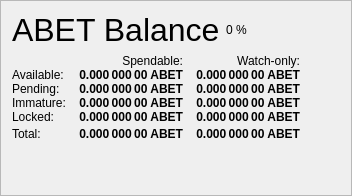
                   <widget class="QFrame" name="frame_Balances">
                    <property name="frameShape">
                     <enum>QFrame::StyledPanel</enum>
                    </property>
                    <property name="frameShadow">
                     <enum>QFrame::Raised</enum>
                    </property>
                    <layout class="QVBoxLayout" name="verticalLayout_4">
                     <item>
                      <layout class="QHBoxLayout" name="horizontalLayout_4">
                       <item>
                        <widget class="QLabel" name="label_5">
                         <property name="minimumSize">
                          <size>
                           <width>0</width>
                           <height>20</height>
                          </size>
                         </property>
                         <property name="font">
                          <font>
                           <pointsize>24</pointsize>
                           <weight>50</weight>
                           <bold>false</bold>
                          </font>
                         </property>
                         <property name="text">
                          <string>ABET Balance</string>
                         </property>
                        </widget>
                       </item>
                       <item>
                        <widget class="QLabel" name="labelABETPercent">
                         <property name="text">
                          <string notr="true">0 %</string>
                         </property>
                        </widget>
                       </item>
                       <item>
                        <spacer name="horizontalSpacer_3">
                         <property name="orientation">
                          <enum>Qt::Horizontal</enum>
                         </property>
                         <property name="sizeHint" stdset="0">
                          <size>
                           <width>40</width>
                           <height>20</height>
                          </size>
                         </property>
                        </spacer>
                       </item>
                      </layout>
                     </item>
                     <item>
                      <layout class="QGridLayout" name="gridLayout">
                       <property name="horizontalSpacing">
                        <number>12</number>
                       </property>
                       <property name="verticalSpacing">
                        <number>0</number>
                       </property>
                       <item row="0" column="1">
                        <widget class="QLabel" name="labelSpendable">
                         <property name="text">
                          <string>Spendable:</string>
                         </property>
                         <property name="alignment">
                          <set>Qt::AlignRight|Qt::AlignTrailing|Qt::AlignVCenter</set>
                         </property>
                        </widget>
                       </item>
                       <item row="0" column="2">
                        <widget class="QLabel" name="labelWatchonly">
                         <property name="text">
                          <string>Watch-only:</string>
                         </property>
                         <property name="alignment">
                          <set>Qt::AlignRight|Qt::AlignTrailing|Qt::AlignVCenter</set>
                         </property>
                        </widget>
                       </item>
                       <item row="1" column="0">
                        <widget class="QLabel" name="labelBalanceText">
                         <property name="text">
                          <string>Available:</string>
                         </property>
                        </widget>
                       </item>
                       <item row="1" column="1">
                        <widget class="QLabel" name="labelBalance">
                         <property name="font">
                          <font>
                           <weight>75</weight>
                           <bold>true</bold>
                          </font>
                         </property>
                         <property name="cursor">
                          <cursorShape>IBeamCursor</cursorShape>
                         </property>
                         <property name="toolTip">
                          <string>Your current spendable balance</string>
                         </property>
                         <property name="text">
                          <string notr="true">0.000 000 00 ABET</string>
                         </property>
                         <property name="alignment">
                          <set>Qt::AlignRight|Qt::AlignTrailing|Qt::AlignVCenter</set>
                         </property>
                         <property name="textInteractionFlags">
                          <set>Qt::LinksAccessibleByMouse|Qt::TextSelectableByKeyboard|Qt::TextSelectableByMouse</set>
                         </property>
                        </widget>
                       </item>
                       <item row="1" column="2">
                        <widget class="QLabel" name="labelWatchAvailable">
                         <property name="font">
                          <font>
                           <weight>75</weight>
                           <bold>true</bold>
                          </font>
                         </property>
                         <property name="cursor">
                          <cursorShape>IBeamCursor</cursorShape>
                         </property>
                         <property name="toolTip">
                          <string>Your current balance in watch-only addresses</string>
                         </property>
                         <property name="text">
                          <string notr="true">0.000 000 00 ABET</string>
                         </property>
                         <property name="alignment">
                          <set>Qt::AlignRight|Qt::AlignTrailing|Qt::AlignVCenter</set>
                         </property>
                         <property name="textInteractionFlags">
                          <set>Qt::LinksAccessibleByMouse|Qt::TextSelectableByKeyboard|Qt::TextSelectableByMouse</set>
                         </property>
                        </widget>
                       </item>
                       <item row="2" column="0">
                        <widget class="QLabel" name="labelPendingText">
                         <property name="text">
                          <string>Pending:</string>
                         </property>
                        </widget>
                       </item>
                       <item row="2" column="1">
                        <widget class="QLabel" name="labelUnconfirmed">
                         <property name="font">
                          <font>
                           <weight>75</weight>
                           <bold>true</bold>
                          </font>
                         </property>
                         <property name="cursor">
                          <cursorShape>IBeamCursor</cursorShape>
                         </property>
                         <property name="toolTip">
                          <string>Total of transactions that have yet to be confirmed, and do not yet count toward the spendable balance</string>
                         </property>
                         <property name="text">
                          <string notr="true">0.000 000 00 ABET</string>
                         </property>
                         <property name="alignment">
                          <set>Qt::AlignRight|Qt::AlignTrailing|Qt::AlignVCenter</set>
                         </property>
                         <property name="textInteractionFlags">
                          <set>Qt::LinksAccessibleByMouse|Qt::TextSelectableByKeyboard|Qt::TextSelectableByMouse</set>
                         </property>
                        </widget>
                       </item>
                       <item row="2" column="2">
                        <widget class="QLabel" name="labelWatchPending">
                         <property name="font">
                          <font>
                           <weight>75</weight>
                           <bold>true</bold>
                          </font>
                         </property>
                         <property name="cursor">
                          <cursorShape>IBeamCursor</cursorShape>
                         </property>
                         <property name="toolTip">
                          <string>Unconfirmed transactions to watch-only addresses</string>
                         </property>
                         <property name="text">
                          <string notr="true">0.000 000 00 ABET</string>
                         </property>
                         <property name="alignment">
                          <set>Qt::AlignRight|Qt::AlignTrailing|Qt::AlignVCenter</set>
                         </property>
                         <property name="textInteractionFlags">
                          <set>Qt::LinksAccessibleByMouse|Qt::TextSelectableByKeyboard|Qt::TextSelectableByMouse</set>
                         </property>
                        </widget>
                       </item>
                       <item row="3" column="0">
                        <widget class="QLabel" name="labelImmatureText">
                         <property name="text">
                          <string>Immature:</string>
                         </property>
                        </widget>
                       </item>
                       <item row="3" column="1">
                        <widget class="QLabel" name="labelImmature">
                         <property name="font">
                          <font>
                           <weight>75</weight>
                           <bold>true</bold>
                          </font>
                         </property>
                         <property name="cursor">
                          <cursorShape>IBeamCursor</cursorShape>
                         </property>
                         <property name="toolTip">
                          <string>Staked or masternode rewards that has not yet matured</string>
                         </property>
                         <property name="text">
                          <string notr="true">0.000 000 00 ABET</string>
                         </property>
                         <property name="alignment">
                          <set>Qt::AlignRight|Qt::AlignTrailing|Qt::AlignVCenter</set>
                         </property>
                         <property name="textInteractionFlags">
                          <set>Qt::LinksAccessibleByMouse|Qt::TextSelectableByKeyboard|Qt::TextSelectableByMouse</set>
                         </property>
                        </widget>
                       </item>
                       <item row="3" column="2">
                        <widget class="QLabel" name="labelWatchImmature">
                         <property name="font">
                          <font>
                           <weight>75</weight>
                           <bold>true</bold>
                          </font>
                         </property>
                         <property name="cursor">
                          <cursorShape>IBeamCursor</cursorShape>
                         </property>
                         <property name="toolTip">
                          <string>Staked or masternode rewards in watch-only addresses that has not yet matured</string>
                         </property>
                         <property name="text">
                          <string notr="true">0.000 000 00 ABET</string>
                         </property>
                         <property name="alignment">
                          <set>Qt::AlignRight|Qt::AlignTrailing|Qt::AlignVCenter</set>
                         </property>
                         <property name="textInteractionFlags">
                          <set>Qt::LinksAccessibleByMouse|Qt::TextSelectableByKeyboard|Qt::TextSelectableByMouse</set>
                         </property>
                        </widget>
                       </item>
                       <item row="4" column="0">
                        <widget class="QLabel" name="labelLockedBalanceText">
                         <property name="toolTip">
                          <string>Locked ABET or Masternode collaterals. These are excluded from zABET minting.</string>
                         </property>
                         <property name="text">
                          <string>Locked:</string>
                         </property>
                        </widget>
                       </item>
                       <item row="4" column="1">
                        <widget class="QLabel" name="labelLockedBalance">
                         <property name="font">
                          <font>
                           <weight>75</weight>
                           <bold>true</bold>
                          </font>
                         </property>
                         <property name="cursor">
                          <cursorShape>IBeamCursor</cursorShape>
                         </property>
                         <property name="toolTip">
                          <string>Locked ABET or Masternode collaterals. These are excluded from zABET minting.</string>
                         </property>
                         <property name="text">
                          <string notr="true">0.000 000 00 ABET</string>
                         </property>
                         <property name="alignment">
                          <set>Qt::AlignRight|Qt::AlignTrailing|Qt::AlignVCenter</set>
                         </property>
                         <property name="textInteractionFlags">
                          <set>Qt::LinksAccessibleByMouse|Qt::TextSelectableByKeyboard|Qt::TextSelectableByMouse</set>
                         </property>
                        </widget>
                       </item>
                       <item row="4" column="2">
                        <widget class="QLabel" name="labelWatchLocked">
                         <property name="font">
                          <font>
                           <weight>75</weight>
                           <bold>true</bold>
                          </font>
                         </property>
                         <property name="cursor">
                          <cursorShape>IBeamCursor</cursorShape>
                         </property>
                         <property name="toolTip">
                          <string>Current locked balance in watch-only addresses</string>
                         </property>
                         <property name="text">
                          <string notr="true">0.000 000 00 ABET</string>
                         </property>
                         <property name="alignment">
                          <set>Qt::AlignRight|Qt::AlignTrailing|Qt::AlignVCenter</set>
                         </property>
                         <property name="textInteractionFlags">
                          <set>Qt::LinksAccessibleByMouse|Qt::TextSelectableByKeyboard|Qt::TextSelectableByMouse</set>
                         </property>
                        </widget>
                       </item>
                       <item row="5" column="0">
                        <widget class="QLabel" name="labelTotalText">
                         <property name="toolTip">
                          <string>Your current Altbet balance, unconfirmed and immature transactions included</string>
                         </property>
                         <property name="text">
                          <string>Total:</string>
                         </property>
                        </widget>
                       </item>
                       <item row="5" column="1">
                        <widget class="QLabel" name="labelTotal">
                         <property name="font">
                          <font>
                           <weight>75</weight>
                           <bold>true</bold>
                          </font>
                         </property>
                         <property name="cursor">
                          <cursorShape>IBeamCursor</cursorShape>
                         </property>
                         <property name="toolTip">
                          <string>Your current Altbet balance, unconfirmed and immature transactions included</string>
                         </property>
                         <property name="text">
                          <string notr="true">0.000 000 00 ABET</string>
                         </property>
                         <property name="alignment">
                          <set>Qt::AlignRight|Qt::AlignTrailing|Qt::AlignVCenter</set>
                         </property>
                         <property name="textInteractionFlags">
                          <set>Qt::LinksAccessibleByMouse|Qt::TextSelectableByKeyboard|Qt::TextSelectableByMouse</set>
                         </property>
                        </widget>
                       </item>
                       <item row="5" column="2">
                        <widget class="QLabel" name="labelWatchTotal">
                         <property name="font">
                          <font>
                           <weight>75</weight>
                           <bold>true</bold>
                          </font>
                         </property>
                         <property name="cursor">
                          <cursorShape>IBeamCursor</cursorShape>
                         </property>
                         <property name="toolTip">
                          <string>Current total balance in watch-only addresses</string>
                         </property>
                         <property name="text">
                          <string notr="true">0.000 000 00 ABET</string>
                         </property>
                         <property name="alignment">
                          <set>Qt::AlignRight|Qt::AlignTrailing|Qt::AlignVCenter</set>
                         </property>
                         <property name="textInteractionFlags">
                          <set>Qt::LinksAccessibleByMouse|Qt::TextSelectableByKeyboard|Qt::TextSelectableByMouse</set>
                         </property>
                        </widget>
                       </item>
                       <item row="5" column="3">
                        <spacer name="horizontalSpacer_9">
                         <property name="orientation">
                          <enum>Qt::Horizontal</enum>
                         </property>
                         <property name="sizeHint" stdset="0">
                          <size>
                           <width>40</width>
                           <height>20</height>
                          </size>
                         </property>
                        </spacer>
                       </item>
                      </layout>
                     </item>
                     <item>
                      <spacer name="verticalSpacer_3">
                       <property name="orientation">
                        <enum>Qt::Vertical</enum>
                       </property>
                       <property name="sizeHint" stdset="0">
                        <size>
                         <width>20</width>
                         <height>40</height>
                        </size>
                       </property>
                      </spacer>
                     </item>
                    </layout>
                   </widget>
